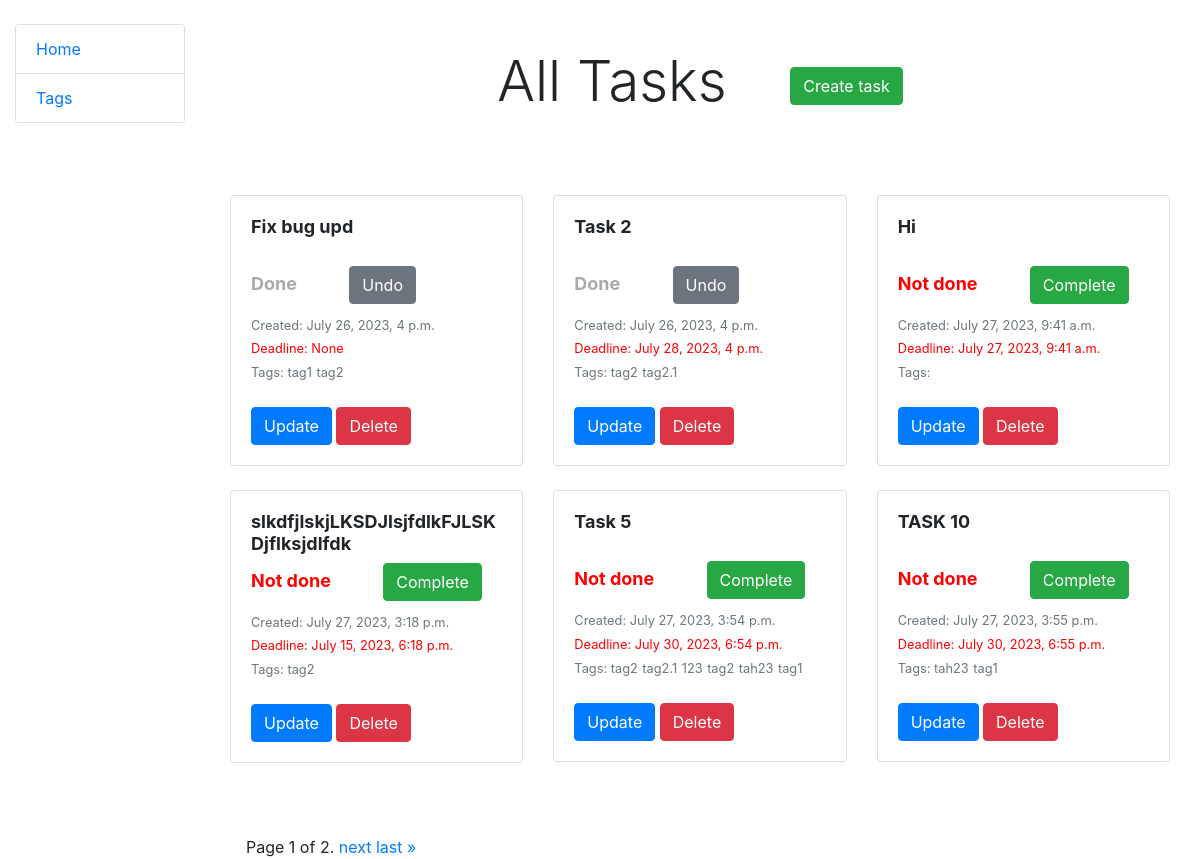
Before: / with the older database file.
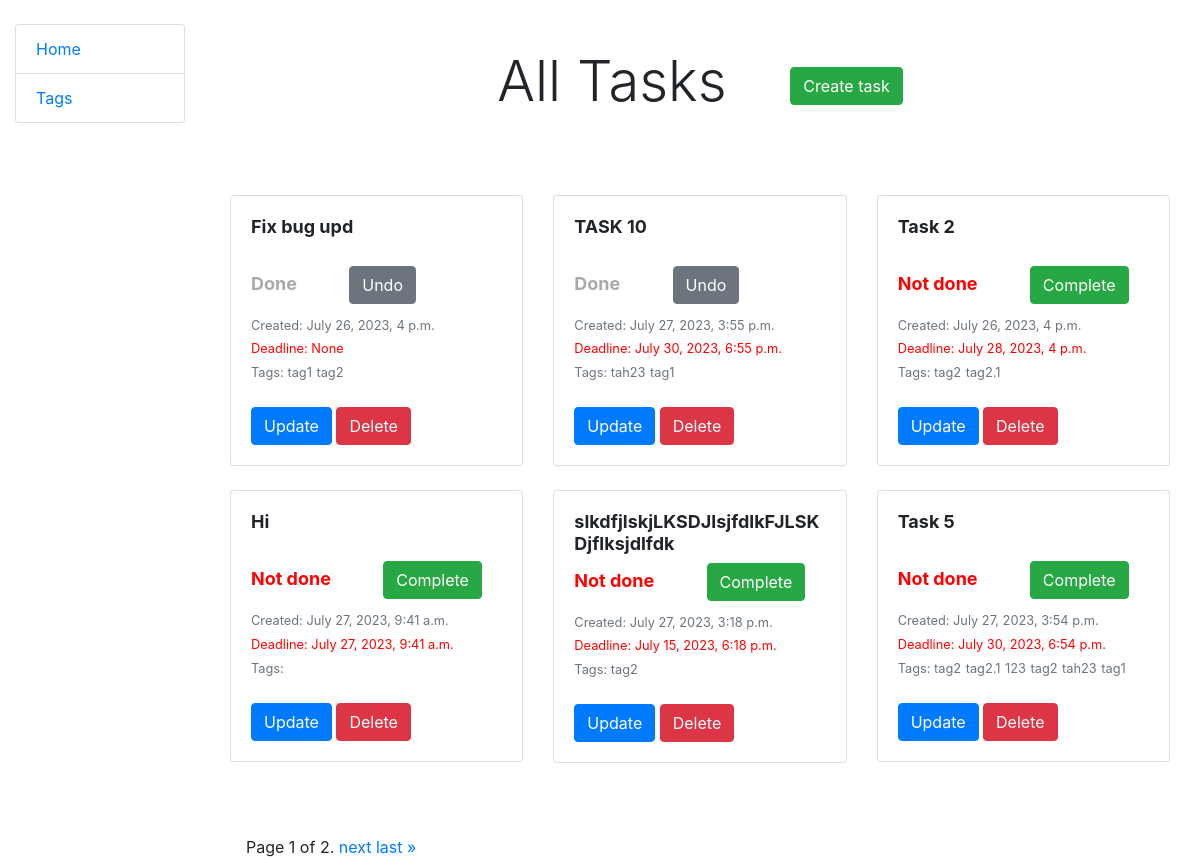
After: the same page with the newer database file.
### todo/models.py (models this page shows, shortened)
class Task(models.Model):
    content = models.TextField()
    created_datetime = models.DateTimeField(auto_now_add=True)
    deadline_datetime = models.DateTimeField(null=True, blank=True)
    is_done = models.BooleanField(default=False)
    tags = models.ManyToManyField("Tag", related_name="tasks", blank=True)
    class Meta:
        ordering = ["-is_done", "created_datetime"]

class Tag(models.Model):
    name = models.CharField(max_length=255)
    def __str__(self):
        return self.name

### todo/views.py (the view)
# urls.py: path("", TaskListView.as_view(), name="task-list"),
class TaskListView(ListView):
    queryset = Task.objects.prefetch_related("tags")
    paginate_by = 6
    def get_context_data(self, *, object_list=None, **kwargs):
        context = super().get_context_data(**kwargs)
        context["list"] = True
        return context

### templates/todo/task_list.html
{% extends "base.html" %}
{% block content %}
<div class="container">
  <div class="px-3 py-3 pt-md-5 pb-md-4 mx-auto text-center">
    <h1 class="display-4">
      All Tasks <button type="button" class="btn btn-success ml-5">
      <a href="{% url 'todo:task-create'%}" class="text-white">
      Create task
      </a>
      </button>
    </h1>
  </div>
  <div class="py-5">
    <div class="row">
      {% for task in task_list %}
      <div class="col-md-4">
        <div class="card mb-4 box-shadow">
          <div class="card-body">
            <h2 style="font-size:18px;font-weight:bold;min-height:42px;">
              {{task.content}}
            </h2>
            <h2 style="font-size: 18px; font-weight: bold; min-height: 42px;
              {% if task.is_done %} color: darkgrey;
              {% else %} color: red; {% endif %}"
              >
              {% if task.is_done %} Done {% else %} Not done {% endif %}
              {% include "includes/toggle_complete.html" %}
            </h2>
            <div class="d-flex justify-content-between align-items-center">
              <small class="text-muted">
              Created: {{task.created_datetime}}
              </small>
            </div>
            <small class="text-red" style="color: red">
            Deadline: {{task.deadline_datetime}}
            </small><br>
            <small class="text-muted">Tags: </small>
            {% for tag in task.tags.all %}
            <small class="text-muted">{{ tag }}</small>
            {% endfor %}
            <br><br>
            <button type="button" class="btn btn-primary">
            <a class="text-white"
              href="{% url 'todo:task-update' pk=task.id %}"
              >
            Update
            </a>
            </button>
            <button type="button" class="btn btn-danger">
            <a class="text-white"
              href="{% url 'todo:task-delete' pk=task.id %}"
              >
            Delete
            </a>
            </button>
          </div>
        </div>
      </div>
      {% endfor %}
    </div>
  </div>
</div>
{% endblock %}

### templates/includes/toggle_complete.html
{% if not task.is_done %}
<button type="button" class="btn btn-success ml-5">
<a href="{% url 'todo:toggle-complete' pk=task.id %}" class="text-white">
  Complete
</a>
</button>
{% else %}
<button type="button" class="btn btn-secondary ml-5">
<a href="{% url 'todo:toggle-complete' pk=task.id %}" class="text-white">
  Undo
</a>
</button>
{% endif %}

Changed rows visible on the page:
changed Task "TASK 10": is_done "Not done Complete" → "Done Undo"; moves up the list
changed Task "Task 2": is_done "Done Undo" → "Not done Complete"
